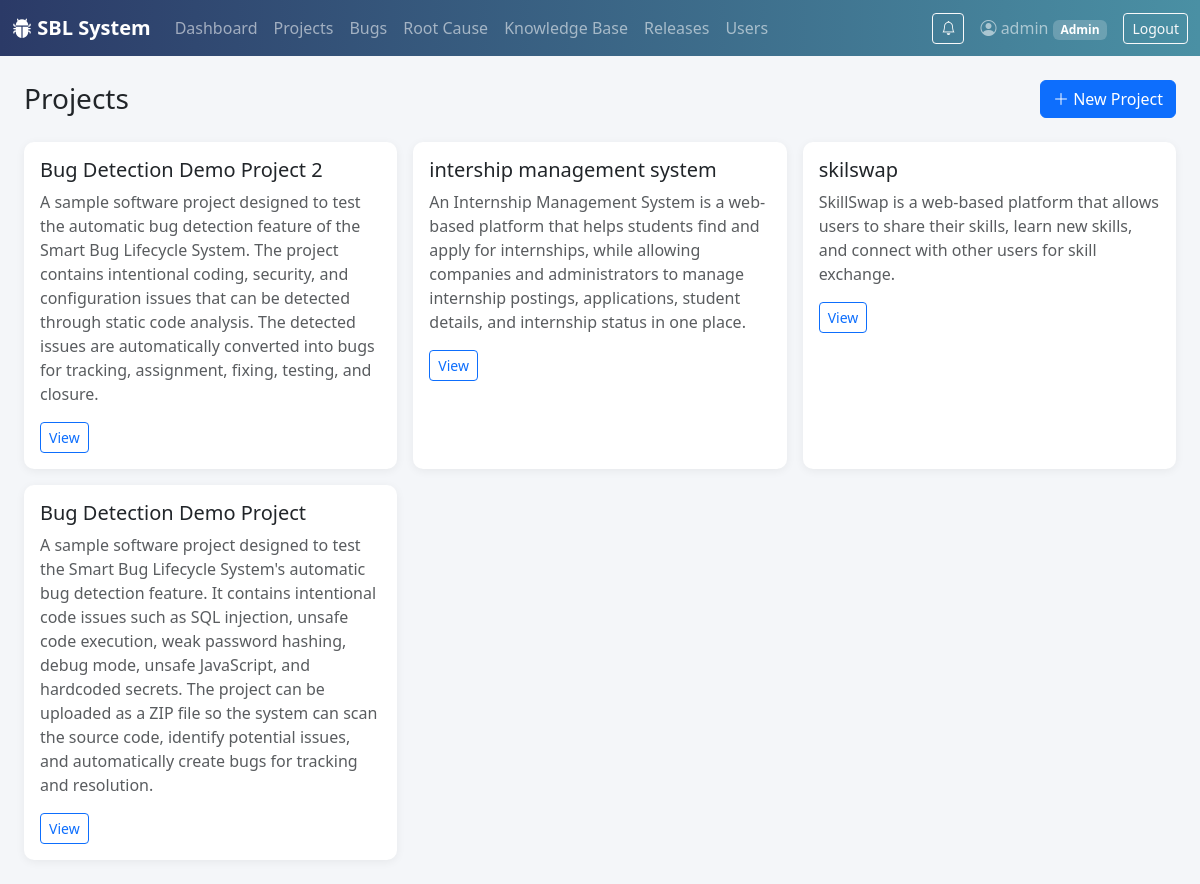
/projects/ (signed in), run on the app's committed database.
### tables this page shows
CREATE TABLE users (
    id INTEGER PRIMARY KEY AUTOINCREMENT,
    username TEXT UNIQUE NOT NULL,
    email TEXT UNIQUE NOT NULL,
    password_hash TEXT NOT NULL,
    role TEXT NOT NULL DEFAULT 'Tester',
    created_at TIMESTAMP DEFAULT CURRENT_TIMESTAMP
);

CREATE TABLE projects (
    id INTEGER PRIMARY KEY AUTOINCREMENT,
    name TEXT NOT NULL,
    description TEXT,
    created_by INTEGER,
    created_at TIMESTAMP DEFAULT CURRENT_TIMESTAMP,
    FOREIGN KEY (created_by) REFERENCES users(id)
);

### app/projects.py (the view, shortened to what this page needs)
@bp.route("/")
@login_required
def list_projects():
    db = get_db()
    if g.user["role"] == "Admin":
        projects = db.execute("SELECT * FROM projects ORDER BY created_at DESC").fetchall()
    return render_template("projects/list.html", projects=projects)

### app/access.py (called while the page is built, shortened)
def guard_uploads():
    if not request.path.startswith("/static/uploads/"):
        return None

### app/auth.py (called while the page is built)
def login_required(view):
    @functools.wraps(view)
    def wrapped(**kwargs):
        if g.user is None:
            return redirect(url_for("auth.login"))
        return view(**kwargs)
    return wrapped

### app/db.py (called while the page is built)
def get_db():
    if "db" not in g:
        g.db = sqlite3.connect(DB_PATH, detect_types=sqlite3.PARSE_DECLTYPES)
        g.db.row_factory = sqlite3.Row
        g.db.execute("PRAGMA foreign_keys = ON")
    return g.db

### app/templates/projects/list.html (shortened to what this page needs)
{% extends "base.html" %}
{% block content %}
<div class="d-flex justify-content-between align-items-center mb-4">
  <h3 class="mb-0">Projects</h3>
  {% if current_user['role'] in ['Admin', 'Manager'] %}
  <a href="{{ url_for('projects.new_project') }}" class="btn btn-primary"><i class="bi bi-plus-lg"></i> New Project</a>
  {% endif %}
</div>
<div class="row g-3">
  {% for p in projects %}
  <div class="col-md-4">
    <div class="card sbl-card h-100">
      <div class="card-body">
        <h5 class="card-title">{{ p['name'] }}</h5>
        <p class="card-text text-muted">{{ p['description'] or 'No description provided.' }}</p>
        <a href="{{ url_for('projects.detail', project_id=p['id']) }}" class="btn btn-sm btn-outline-primary">View</a>
      </div>
    </div>
  </div>
  {% else %}
  <p class="text-muted">No projects yet.</p>
  {% endfor %}
</div>
{% endblock %}

### app/templates/base.html (shortened to what this page needs)
<!doctype html>
<html lang="en">
<head>
  <link href="https://cdnjs.cloudflare.com/ajax/libs/bootstrap/5.3.3/css/bootstrap.min.css" rel="stylesheet">
  <link href="https://cdnjs.cloudflare.com/ajax/libs/bootstrap-icons/1.11.3/font/bootstrap-icons.min.css" rel="stylesheet">
  <link href="{{ url_for('static', filename='css/style.css') }}" rel="stylesheet">
</head>
<body>
{% if current_user %}
<nav class="navbar navbar-expand-lg navbar-dark sbl-navbar">
  <div class="container-fluid">
    <a class="navbar-brand fw-semibold" href="{{ url_for('dashboard.home') }}"><i class="bi bi-bug-fill"></i> SBL System</a>
    <div class="collapse navbar-collapse" id="nav">
      <ul class="navbar-nav me-auto">
        <li class="nav-item"><a class="nav-link" href="{{ url_for('dashboard.home') }}">Dashboard</a></li>
        <li class="nav-item"><a class="nav-link" href="{{ url_for('projects.list_projects') }}">Projects</a></li>
        <li class="nav-item"><a class="nav-link" href="{{ url_for('bugs.list_bugs') }}">Bugs</a></li>
        <li class="nav-item"><a class="nav-link" href="{{ url_for('rca.list_all') }}">Root Cause</a></li>
        <li class="nav-item"><a class="nav-link" href="{{ url_for('kb.list_articles') }}">Knowledge Base</a></li>
        <li class="nav-item"><a class="nav-link" href="{{ url_for('releases.list_releases') }}">Releases</a></li>
        {% if current_user['role'] == 'Admin' %}
        <li class="nav-item"><a class="nav-link" href="{{ url_for('auth.manage_users') }}">Users</a></li>
        {% endif %}
      </ul>
      <a href="{{ url_for('notifications.list_notifications') }}"
         class="btn btn-outline-light btn-sm me-3 position-relative"
         title="Notifications">
        <i class="bi bi-bell"></i>
      </a>
      <span class="navbar-text me-3">
        <i class="bi bi-person-circle"></i> {{ current_user['username'] }}
        <span class="badge sbl-role-badge">{{ current_user['role'] }}</span>
      </span>
      <a href="{{ url_for('auth.logout') }}" class="btn btn-outline-light btn-sm">Logout</a>
    </div>
  </div>
</nav>
{% endif %}
<div class="container-fluid py-4 px-4">
  {% block content %}{% endblock %}
</div>
</body>
</html>

### app/static/css/style.css (style rules this page uses)
:root { --sbl-primary: #2b3a67; --sbl-accent: #4a90a4; }
body { background-color: #f4f6f9; }
.sbl-navbar { background: linear-gradient(90deg, var(--sbl-primary), var(--sbl-accent)); }
.sbl-role-badge { background-color: rgba(255,255,255,0.2); }
.sbl-card { border: none; border-radius: 10px; box-shadow: 0 2px 10px rgba(0,0,0,0.06); }

### data on the page
users: username "admin", role "Admin"
projects: name "Bug Detection Demo Project 2", description "A sample software project designed to test the automatic bug detection feature of the Smart Bug Lifecycle System. The project contains intentional coding, security, and configuration issues that can be detected through static code analysis. The detected issues are automatically converted into bugs for tracking, assignment, fixing, testing, and closure."
projects: name "intership management system", description "An Internship Management System is a web-based platform that helps students find and apply for internships, while allowing companies and administrators to manage internship postings, applications, student details, and internship status in one place."
projects: name "skilswap", description "SkillSwap is a web-based platform that allows users to share their skills, learn new skills, and connect with other users for skill exchange."
projects: name "Bug Detection Demo Project", description "A sample software project designed to test the Smart Bug Lifecycle System's automatic bug detection feature. It contains intentional code issues such as SQL injection, unsafe code execution, weak password hashing, debug mode, unsafe JavaScript, and hardcoded secrets. The project can be uploaded as a ZIP file so the system can scan the source code, identify potential issues, and automatically create bugs for tracking and resolution."
